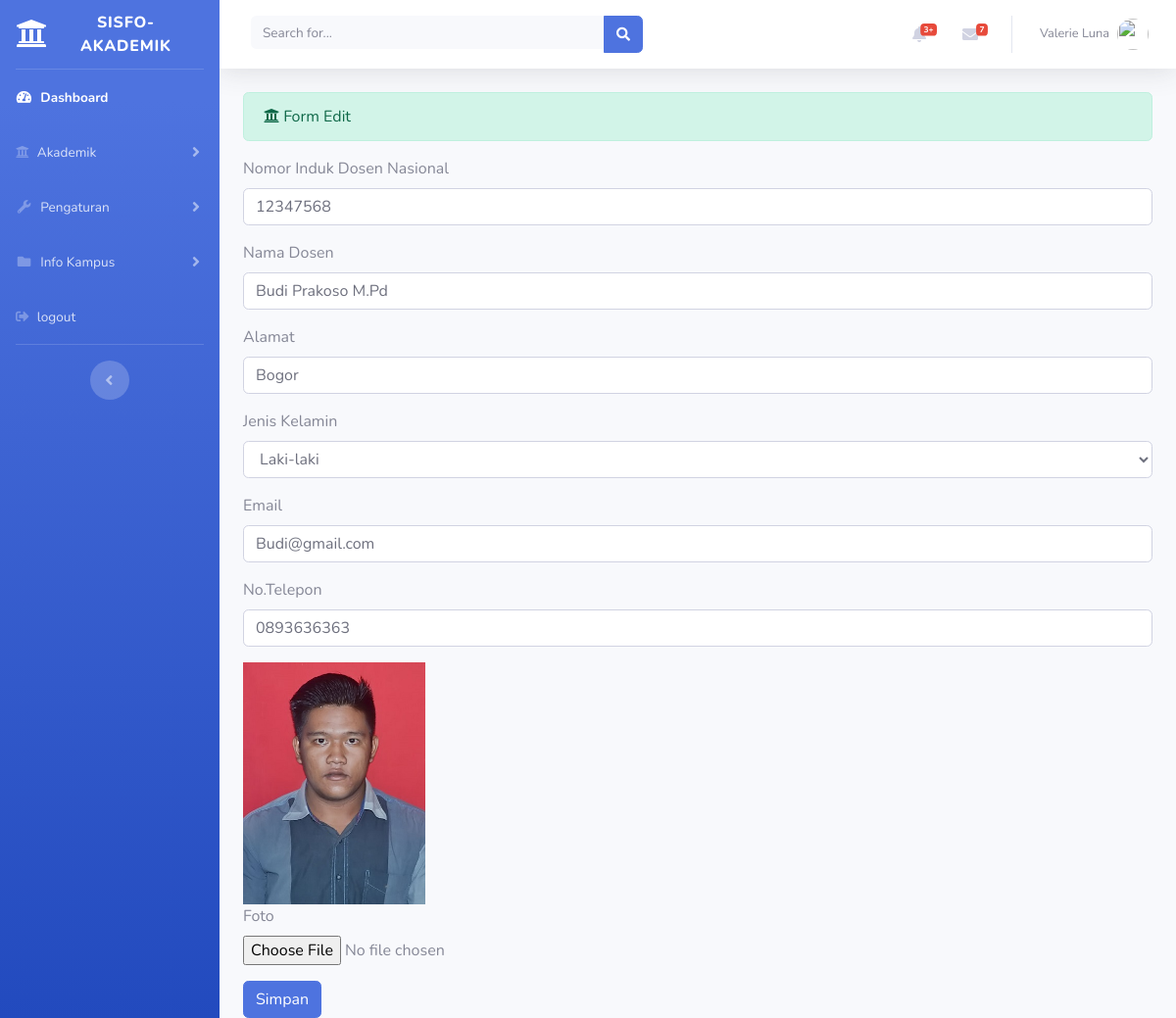
The app's page /index.php/administrator/dosen/update/12347568 with its own data.
### tables this page shows
CREATE TABLE `dosen` (
  `id_dosen` int(11) NOT NULL,
  `nidn` varchar(50) NOT NULL,
  `nama_dosen` varchar(50) NOT NULL,
  `alamat` varchar(50) NOT NULL,
  `jenis_kelamin` varchar(50) NOT NULL,
  `email` varchar(100) NOT NULL,
  `telp` varchar(50) NOT NULL,
  `photo` varchar(100) NOT NULL
);

### application/controllers/administrator/dosen.php (called while the page is built, shortened)
<?php
class Dosen extends CI_Controller{
	public function update($id)
	{
		$where = array ('nidn' => $id);
		$data['dosen'] = $this->dosen_model->edit_data($where,'dosen')->result();
		$data['detail'] = $this->dosen_model->ambil_id_dosen($id);
		$this->load->view('templates_administrator/header');
		$this->load->view('templates_administrator/sidebar');
		$this->load->view('administrator/dosen_update', $data);
		$this->load->view('templates_administrator/footer');
	}
}

### index.php (called while the page is built, shortened)
<?php
require_once BASEPATH.'core/CodeIgniter.php';

### application/models/dosen_model.php (called while the page is built, shortened)
<?php
class Dosen_model extends CI_Model{
	public function edit_data($where,$table)
	{
		return $this->db->get_where($table,$where);
	}
}

### application/views/administrator/dosen_update.php (the view, shortened to what this page needs)
<div class="container-fluid">
	<div class="alert alert-success" role="alert">
		<i class="fas fa-university"></i> Form Edit
  	</div>
    <?php foreach($dosen as $dsn) : ?>
  	<?php echo form_open_multipart('administrator/dosen/update_dosen_aksi') ?>
  	<div class="form-group">
  		<label>Nomor Induk Dosen Nasional</label>
  		<input type="text" name="nidn" class="form-control" value="<?php echo $dsn->nidn ?>">
  	</div>
  	<div class="form-group">
  		<label>Nama Dosen</label>
  		<input type="text" name="nama_dosen" class="form-control" value="<?php echo $dsn->nama_dosen ?>">
  	</div>
  	<div class="form-group">
  		<label>Alamat</label>
  		<input type="text" name="alamat" class="form-control" value="<?php echo $dsn->alamat ?>">
  	</div>
    <div class="form-group">
      <label>Jenis Kelamin</label>
      <select name="jenis_kelamin" class="form-control" value="<?php echo $dsn->jenis_kelamin ?>">
        <option>Laki-laki</option>
      </select>
    </div>
  	<div class="form-group">
  		<label>Email</label>
  		<input type="text" name="email" class="form-control" value="<?php echo $dsn->email ?>">
  	</div>
  	<div class="form-group">
  		<label>No.Telepon</label>
  		<input type="text" name="telp" class="form-control" value="<?php echo $dsn->telp ?>">
  	</div>
  	<div class="form-group">
      <?php foreach($detail as $dt) : ?>
        <img style="width: 20%" src="<?php echo base_url(). 'assets/uploads/'.$dsn->photo ?>">
      <?php endforeach; ?><br>
  		<label>Foto</label><br>
  		<input type="file" name="userfile" value="<?php echo $dsn->photo ?>">
  	</div>
  	<button type="submit" class="btn btn-primary">Simpan</button>
  <?php endforeach; ?>
</div>

### records on screen
dosen: nidn "12347568", nama_dosen "Budi Prakoso M.Pd", alamat "Bogor", jenis_kelamin "Laki-laki", email "Budi@gmail.com", telp "0893636363", photo (picture)
